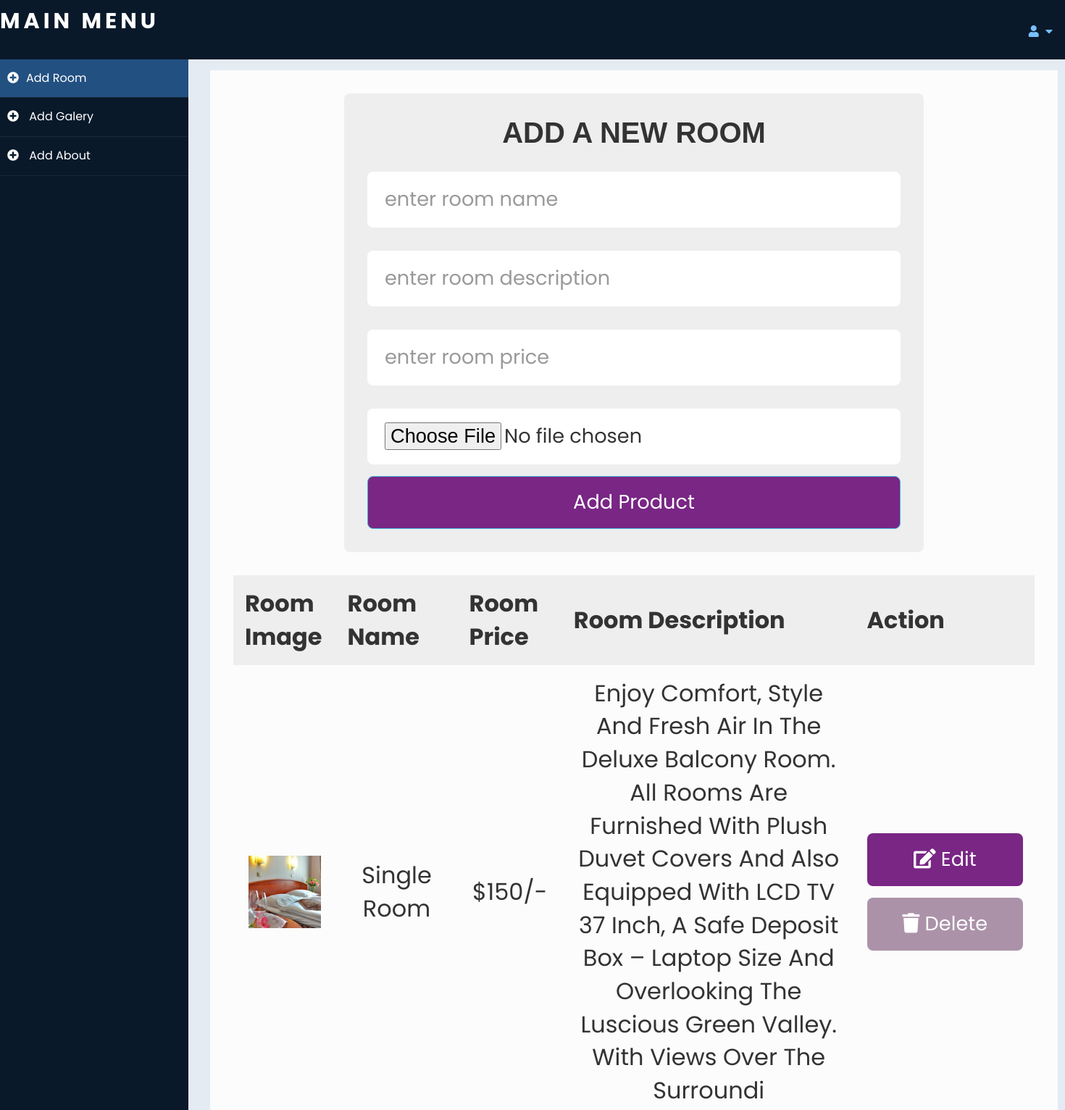
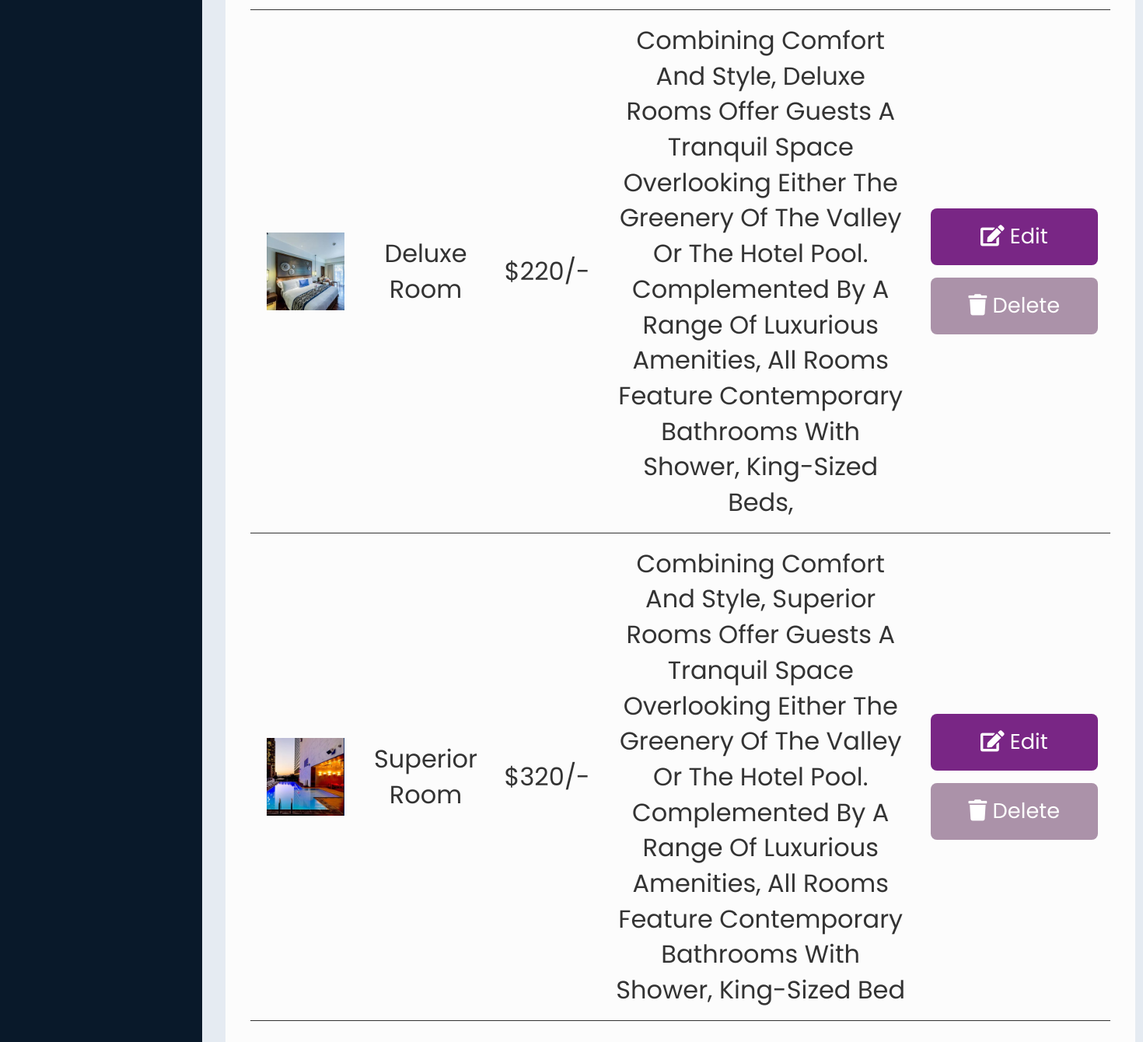
Screenshot of /admin/room.php (signed in) with the database file from the repository (2 pictures, top to bottom).
### tables this page shows
CREATE TABLE `products` (
  `id` int(255) NOT NULL,
  `name` varchar(255) NOT NULL,
  `price` varchar(255) NOT NULL,
  `image` varchar(255) NOT NULL,
  `description` varchar(255) NOT NULL,
  `status` varchar(20) NOT NULL DEFAULT 'available'
);

### admin/room.php (the view, shortened to what this page needs)
<!DOCTYPE html>
<html xmlns="http://www.w3.org/1999/xhtml">
<head>
    <link href="css/main.css" rel="stylesheet" type="text/css" media="all" />
    <link href="assets/css/bootstrap.css" rel="stylesheet" />
    <link href="assets/css/font-awesome.css" rel="stylesheet" />
    <link href="assets/css/custom-styles.css" rel="stylesheet" />
   <link rel="stylesheet" href="style.css">
</head>
<body>
    <div id="wrapper">
        <nav class="navbar navbar-default top-navbar" role="navigation">
            <div class="navbar-header">
                <a class="navbar-brand" href="home.php">MAIN MENU </a>
            </div>
            <ul class="nav navbar-top-links navbar-right">
                <li class="dropdown">
                    <a class="dropdown-toggle" data-toggle="dropdown" href="#" aria-expanded="false">
                        <i class="fa fa-user fa-fw"></i> <i class="fa fa-caret-down"></i>
                    </a>
                </li>
            </ul>
        </nav>
        <nav class="navbar-default navbar-side" role="navigation">
            <div class="sidebar-collapse">
                <ul class="nav" id="main-menu">
					<li>
                        <a  class="active-menu" href="room.php"><i class="fa fa-plus-circle"></i>Add Room</a>
                    </li>
                    <li>
                        <a  href="galery.php"><i class="fa fa-plus-circle"></i> Add Galery</a>
                    </li>
                    <li>
                        <a  href="adminabout.php"><i class="fa fa-plus-circle"></i> Add About</a>
                    </li>
            </div>
        </nav>
        <div id="page-wrapper" >
        <?php
@include 'db.php';
?>
            <!DOCTYPE html>
            <html lang="en">
            <head>
            <link rel="stylesheet" href="https://cdnjs.cloudflare.com/ajax/libs/font-awesome/5.15.4/css/all.min.css">
            <link rel="stylesheet" href="css/style.css">
            </head>
            <body>
            <div class="container" style="background-color:#fcfcfc">
            <div class="admin-product-form-container">
                <form action="<?php $_SERVER['PHP_SELF'] ?>" method="post" enctype="multipart/form-data">
                    <h3 class="title">add a new room</h3>
                    <input type="text" placeholder="enter room name" name="product_name" class="box">
                    <input type="text" placeholder="enter room description" name="product_description" class="box">
                    <input type="number" placeholder="enter room price" name="product_price" class="box">
                    <input type="file" accept="image/png, image/jpeg, image/jpg" name="product_image" class="box">
                    <input type="submit" class="btn btn-info" style="background-color: #792685" name="add_product" value="add product">
                </form>
            </div>
            <?php
            $select = mysqli_query($con, "SELECT * FROM products");
            ?>
            <div class="product-display">
                <table class="product-display-table">
                    <thead>
                    <tr>
                        <th>room image</th>
                        <th>room name</th>
                        <th>room price</th>
                        <th>room description</th>
                        <th>action</th>
                    </tr>
                    </thead>
                    <?php while($row = mysqli_fetch_assoc($select)){ ?>
                    <tr>
                        <td><img src="uploaded_img/<?php echo $row['image']; ?>" height="100" alt=""></td>
                        <td><?php echo $row['name']; ?></td>
                        <td>$<?php echo $row['price']; ?>/-</td>
                        <td><?php echo $row['description']; ?></td>
                        <td>
                        <a href="admin_update.php?edit=<?php echo $row['id']; ?>" class="btn" style="background-color: #792685"> <i class="fas fa-edit"></i> Edit </a>
                        <a href="room.php?delete=<?php echo $row['id']; ?>" class="btn" style="background-color: #AB92A9"> <i class="fas fa-trash"></i> Delete </a>
                        </td>
                    </tr>
                <?php } ?>
                </table>
            </div>
            </div>
            </div>
</body>
</html>

### admin/assets/css/custom-styles.css (style rules this page uses)
body { font-family: 'Open Sans', sans-serif; }
#wrapper { width: 100%; background:#09192A; }
#page-wrapper { padding: 15px 15px; min-height: 600px; background:#E5EBF2; }
h1, .h1, h2, .h2, h3, .h3 { margin-top: 7px; margin-bottom: -5px; }
.top-navbar { margin:0px; }
.top-navbar .navbar-brand { color: #fff; width: 260px; text-align: left; height: 60px; font-size: 30px; font-weight: 700; text-transform: uppercase; line-height: 30px; }
.top-navbar .nav > li { position: relative; display: inline-block; }
.top-navbar .nav > li > a { position: relative; display: block; padding: 19px 15px; color: #77C0FD; }
.active-menu { background-color:#225081!important; }
.sidebar-collapse , .sidebar-collapse .nav { background:none; }
.sidebar-collapse .nav { padding:0; }
.sidebar-collapse .nav > li > a { color:#fff; background:transparent; text-shadow:none; }
.sidebar-collapse > .nav > li > a { padding:15px 10px; }
.sidebar-collapse > .nav > li { border-bottom: 1px solid rgba(107, 108, 109, 0.19); }
.navbar-side { border:none; background-color: transparent; }
.top-navbar { background:#09192A; border-bottom:none; }
.top-navbar .nav > li > a > i { margin-right: 2px; }
.navbar-default { border:0px solid black; }
.navbar-header { background: #09192A; }
.nav > li > a > i { margin-right:10px; }
@media (min-width:768px) { #page-wrapper { margin: 0 0 0 260px; padding: 15px 30px; min-height: 1200px; } }
@media (min-width:768px) { .navbar-side { z-index: 1; position: absolute; width: 260px; } }
@media (min-width:768px) { .navbar { border-radius: 0px; } }

### admin/style.css (style rules this page uses)
:root { --green:#27ae60; --black:#333; --white:#fff; --bg-color:#eee; --box-shadow:0 .5rem 1rem rgba(0,0,0,.1); --border:.1rem solid var(--black); }
* { font-family: 'Poppins', sans-serif; margin:0; padding:0; box-sizing: border-box; outline: none; border:none; text-decoration: none; text-transform: capitalize; }
html { font-size: 62.5%; overflow-x: hidden; }
.btn { display: block; width: 100%; cursor: pointer; border-radius: .5rem; margin-top: 1rem; font-size: 1.7rem; padding:1rem 3rem; background: var(--green); color:var(--white); text-align: center; }
.container { max-width: 1200px; padding:2rem; margin:0 auto; }
.admin-product-form-container form { max-width: 50rem; margin:0 auto; padding:2rem; border-radius: .5rem; background: var(--bg-color); }
.admin-product-form-container form h3 { text-transform: uppercase; color:var(--black); margin-bottom: 1rem; text-align: center; font-size: 2.5rem; }
.admin-product-form-container form .box { width: 100%; border-radius: .5rem; padding: 1.2rem 1.5rem; font-size: 1.7rem; margin: 1rem 0; background: var(--white); text-transform: none; }
.admin-product-form-container form .box::placeholder { color: #999 !important; opacity: 1 !important; }
.product-display { margin:2rem 0; }
.product-display .product-display-table { width: 100%; text-align: center; }
.product-display .product-display-table thead { background: var(--bg-color); }
.product-display .product-display-table th { padding:1rem; font-size: 2rem; }
.product-display .product-display-table td { padding:1rem; font-size: 2rem; border-bottom: var(--border); }
.product-display .product-display-table .btn:first-child { margin-top: 0; }
.product-display .product-display-table .btn:last-child { background: crimson; }

### css/style.css (style rules this page uses)
html, body { margin:0; font-size: 100%; font-family: 'Lato', sans-serif; background: #fff; }
body a { text-decoration:none; transition:0.5s all; -webkit-transition:0.5s all; -moz-transition:0.5s all; -o-transition:0.5s all; -ms-transition:0.5s all; }
input[type="button"],input[type="submit"] { transition:0.5s all; -webkit-transition:0.5s all; -moz-transition:0.5s all; -o-transition:0.5s all; -ms-transition:0.5s all; }
h1,h2,h3,h4,h5,h6 { margin:0; font-family: 'Federo', sans-serif; font-weight: 600; }
ul { margin:0; padding:0; }
.navbar-default { background: none; border: none; }
.navbar { margin-bottom: 0; }
.navbar-right { margin-right: 0; }
nav.navbar.navbar-default { background: none; padding: .9em 0 .4em 0; }
.navbar-default .navbar-brand,.navbar-default .navbar-brand:hover, .navbar-default .navbar-brand:focus { color: #fff; }
.navbar-brand { padding: 0; font-size: 31px; text-transform: uppercase; letter-spacing: 5px; line-height: 25px; position: relative; font-weight: bold; }

### rows the page displays
products: image (picture), name "Single Room", price "150", description "Enjoy Comfort, Style And Fresh Air In The Deluxe Balcony Room. All Rooms Are Furnished With Plush Duvet Covers And Also Equipped With LCD TV 37 Inch, A Safe Deposit Box – Laptop Size And Overlooking The Luscious Green Valley. With Views Over The Surroundi"
products: image (picture), name "Deluxe Room", price "220", description "Combining Comfort And Style, Deluxe Rooms Offer Guests A Tranquil Space Overlooking Either The Greenery Of The Valley Or The Hotel Pool. Complemented By A Range Of Luxurious Amenities, All Rooms Feature Contemporary Bathrooms With Shower, King-Sized Beds,"
products: image (picture), name "Superior Room", price "320", description "Combining Comfort And Style, Superior Rooms Offer Guests A Tranquil Space Overlooking Either The Greenery Of The Valley Or The Hotel Pool. Complemented By A Range Of Luxurious Amenities, All Rooms Feature Contemporary Bathrooms With Shower, King-Sized Bed"
